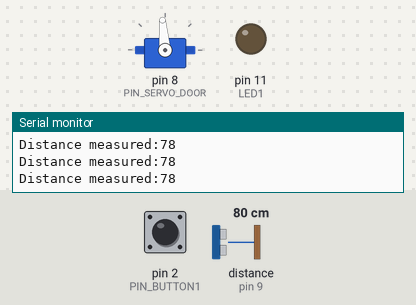
Recording of a program running on a simulated Arduino Mega 2560, built with avr-gcc and run on an emulated ATmega2560. On the bench: servo, output pins drawn as LEDs (lit = HIGH), the last lines printed to the serial monitor. Wiring (inferred from the names in the program): ultrasonic range finder: trigger pin 10; echo pin 9. The test bench sets the inputs (shaded band); at power-on: distance to the obstacle (sensor on pin 9) 80 cm, pin 2 (PIN_BUTTON1) LOW. The echo pulse lasts 58.3 µs per cm; pins used as bus, display or sensor lines are not drawn.

Above: at 1.5 s.
1.6 s: distance to the obstacle (sensor on pin 9) set to 19 cm
3.1 s: distance to the obstacle (sensor on pin 9) set to 15 cm
At 4.1 s:
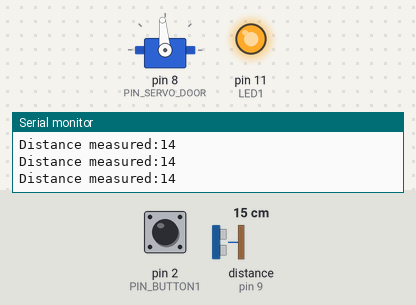
4.7 s: pin 2 (PIN_BUTTON1) pulled HIGH for 0.3 s
At 5.0 s:
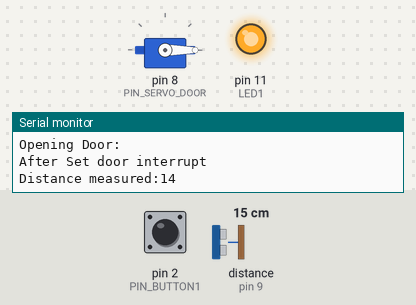
8.0 s: pin 2 (PIN_BUTTON1) pulled HIGH for 3.2 s
At 8.8 s:
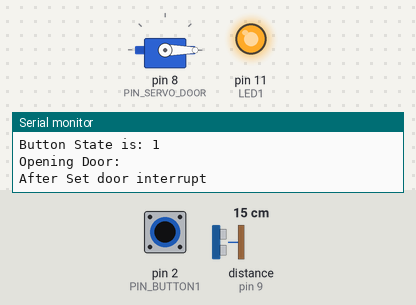
12.7 s: distance to the obstacle (sensor on pin 9) set to 8 cm
15.7 s: distance to the obstacle (sensor on pin 9) set to 5 cm
At 16.6 s:
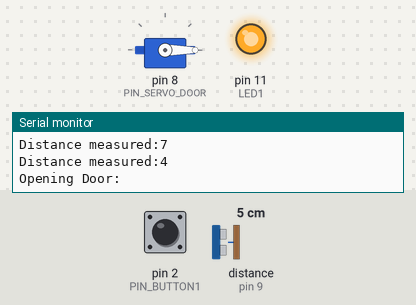
Timing chart, 0 to 18.2 s (numbered marks = the images above; inputs shaded):
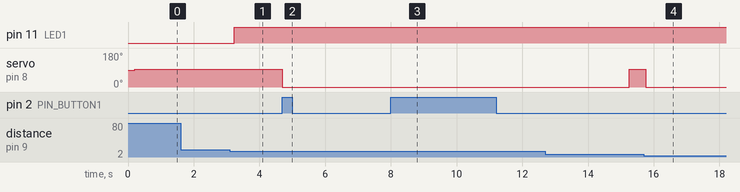

Measured:
- the behaviour switches between 17 and 16 cm on distance to the obstacle (sensor on pin 9) (found by bisection; images 0 and 1)
- after the input at 3.1 s, pin 11 (LED1): LOW → HIGH after 0.14 s
- after the input at 4.7 s, servo on pin 8 (PIN_SERVO_DOOR): 95° → 0° at once
- after the input at 8.0 s, servo on pin 8 (PIN_SERVO_DOOR): stays 0° (without the input it goes to 95° after 2.0 s)
- after the input at 15.7 s, servo on pin 8 (PIN_SERVO_DOOR): 95° → 0° after 0.06 s

The program:

main.cpp
```cpp
#include <Arduino.h>
#include <Servo.h>

/* DECLARATIONS*/
void openPins(void);
int getDistance();
void setLight(int distance);
void setDoor(int distance);
void openServo(void);
void button1_ISR(void);

/* DEFINES */
#define TRIG1 10
#define ECHO1 9
#define LED1 11
#define PIN_SERVO_DOOR 8
#define PIN_BUTTON1 2
#define DEBOUNCE_DELAY 250

/* GLOBALS */
Servo doorServo_g;
bool doorState;
volatile int button1State;
long prevDebounceTime = 0;
long debounceDelay = DEBOUNCE_DELAY;

int main_func(void)
{
    int distance;

    openPins();
    openServo();

    doorServo_g.write(95);


    while(1)
    {
        delay(250);
        distance = getDistance();
        Serial.print("Distance measured:");
        Serial.println(distance);
        setLight(distance);
        if(!button1State)
        {
            setDoor(distance);
        }
        else
        {
            button1State = 0;
            delay(5000);
        }
    }

    return 0;
}

void setDoor(int distance)
{
    int openDoorPos = 0;

    if(distance <= 5 || button1State)
    {
        Serial.println("Opening Door:");
        doorState = true; //opened
        doorServo_g.write(openDoorPos);
        delay(5000);
    }
    else if(distance > 5)
    {
        if(doorState)
        {
            Serial.println("Closing Door:");
            doorState = false;
            doorServo_g.write(95);
        }
    }
}

void setLight(int distance)
{
    if(distance <= 15)
    {
        digitalWrite(LED1, HIGH);
    }
    else if(distance > 15)
    {
        digitalWrite(LED1, LOW);
    }
}

int getDistance()
{
    int distance = 0;
    long echoTime = 0;

    digitalWrite(TRIG1, LOW);
    delayMicroseconds(2);

    digitalWrite(TRIG1, HIGH);
    delayMicroseconds(10);
    digitalWrite(TRIG1, LOW);

    echoTime = pulseIn(ECHO1, HIGH);

    distance = echoTime * 0.034 / 2;

    return distance;
}

void button1_ISR()
{
    button1State = digitalRead(PIN_BUTTON1);
    Serial.print("Button State is: ");
    Serial.println(button1State);
    if ( (millis() - prevDebounceTime) > debounceDelay)
    {
        setDoor(0);
        Serial.println("After Set door interrupt");
        prevDebounceTime = millis();
    }


}

void openServo()
{
    // initial door position upon power-up
    int initialPos = 95;
    doorState = false; //default is closed

    doorServo_g.attach(PIN_SERVO_DOOR);
    delay(100);
    doorServo_g.write(initialPos);
}

void openPins()
{
    Serial.println("Opening GPIO Pins");
    pinMode(TRIG1, OUTPUT);
    pinMode(ECHO1, INPUT);
    pinMode(LED1, OUTPUT);
    pinMode(PIN_BUTTON1, INPUT);
    attachInterrupt(0, button1_ISR, CHANGE);
    button1State = 0;
}

// starts here, sets up serial output, and goes to 'main'
void setup()
{
    Serial.begin(9600);
    delay(100);

    // effectively the start of the program, just to have this setup like a normal 'C' program would be
    main_func();
}

void loop()
{
    // should never reach here!!!
    Serial.println("Loop?");
    delay(1000);
}

    // while(1)
    // {
    //     Serial.println("Blinking ON");
    //     Serial.println("Blinking ON");
    //     digitalWrite(TRIG1, HIGH);
    //     delay(1000);
    //     Serial.println("Blinking OFF");
    //     digitalWrite(TRIG1, LOW);
    //     delay(1000);
    // }
```
